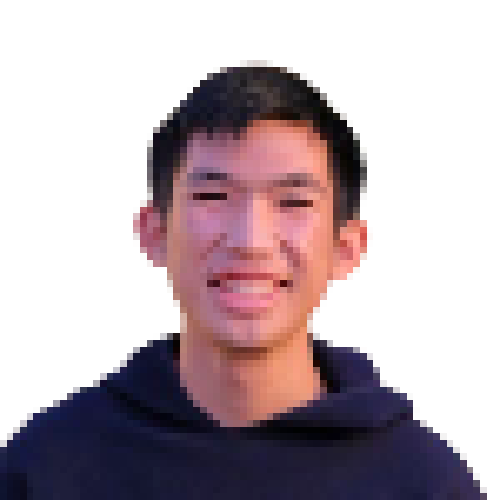
#> input picture art-source/justin.png, 500 x 500 px
$ python import_portrait.py
#> lines starting #> are read from the running program, lines starting #| are printed output that depends on the picture; after the words box and inside, x2 and y2 are one past the last pixel; in counts of white or black regions, pixels touching at a corner belong together
#!/usr/bin/env python3
"""
Turns a photo or drawing into a character portrait for the intro screen.

Sources live in art-source/ and are never modified. Each is trimmed to its
content, scaled to fit the portrait box and written to public/assets/ui/.

    python3 tools/import_portrait.py

Photos are downscaled a long way, so they are sharpened slightly afterwards;
without it a face turns to mush at this size. The alpha channel is scaled
alongside and re-hardened so the cutout keeps a clean edge instead of a halo
of semi-transparent pixels.
"""
import os

ROOT = os.path.normpath(os.path.join(os.path.dirname(__file__), '..'))
OUT = os.path.join(ROOT, 'public', 'assets', 'ui')

# slot -> (source file relative to art-source/, longest edge in pixels)
PORTRAITS = {
    # 60 is the tallest that clears the starter line-up standing on the
    # lab floor (y 58) without being clipped by the top of the screen.
    'portraitProfessor': ('justin.png', 60),
    # Trainers, shown on the field before they send anything out. The foe's
    # feet line is only 64px down the screen, so anything taller than this
    # has its head cut off by the top edge -- see TRAINER_BOTTOM.
    'trainerCalista': ('calista.png', 58),
    'trainerRitwin': ('ritwin.png', 58),
    'trainerBlake': ('blake.png', 58),
    'trainerArpit': ('arpit.png', 58),
}

# Alpha below this is treated as background, which keeps the cutout crisp.
ALPHA_CUTOFF = 110


def convert(Image, ImageEnhance, src_path, size):
#> called with src_path = 'art-source/justin.png', size = 60
    src = Image.open(src_path).convert('RGBA')
#> src is the input picture: PIL image 500x500 RGBA; mean R, G, B, A 44.1, 29.8, 35.6, 110.4
    box = src.getbbox()
#> box = (0, 60, 487, 500)
    if box is None:
        raise SystemExit(f'{src_path} is fully transparent')
    src = src.crop(box)
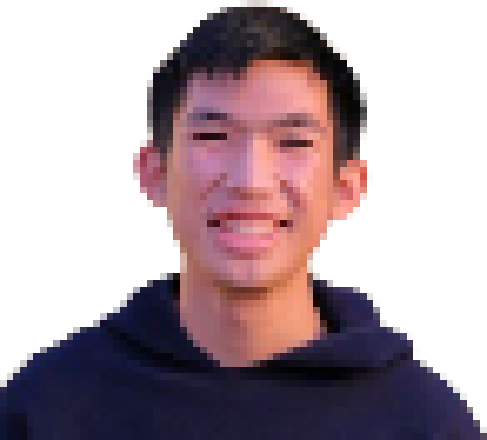
#> src: PIL image 487x440 RGBA; mean R, G, B, A 51.4, 34.8, 41.6, 128.9; transparent parts drawn white

    scale = min(size / src.width, size / src.height)
#> scale = 0.123
    target = (max(1, round(src.width * scale)), max(1, round(src.height * scale)))
#> target = (60, 54)

    small = src.resize(target, Image.LANCZOS)
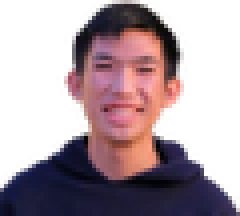
#> small: PIL image 60x54 RGBA (shown 4 times larger); mean R, G, B, A 54.8, 36.8, 44.4, 128.8; transparent parts drawn white
    # Sharpen colour only; sharpening alpha would fray the cutout edge.
    rgb = ImageEnhance.Sharpness(small.convert('RGB')).enhance(1.6)
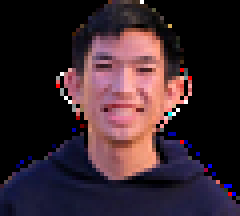
#> rgb: PIL image 60x54 RGB (shown 4 times larger); mean R, G, B 55.1, 37, 44.8
    alpha = small.getchannel('A').point(lambda v: 255 if v >= ALPHA_CUTOFF else 0)
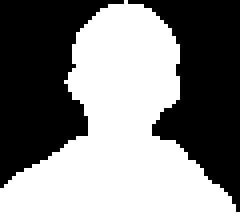
#> alpha: PIL image 60x54 L (shown 4 times larger); 51% white; 2 black regions, box (x1, y1, x2, y2) and area: (0, 0, 31, 47) 816, (32, 0, 60, 53) 773
    out = Image.merge('RGBA', (*rgb.split(), alpha))
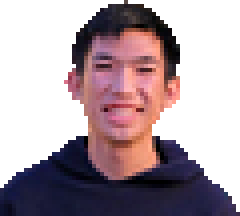
#> out: PIL image 60x54 RGBA (shown 4 times larger); mean R, G, B, A 55.1, 37, 44.8, 129.9; transparent parts drawn white

    # Drop any row or column left fully transparent by the hardening.
    box = out.getbbox()
#> box = (0, 0, 60, 54)
    return out.crop(box) if box else out


def build():
    from PIL import Image, ImageEnhance

    os.makedirs(OUT, exist_ok=True)
    for slot, (name, size) in PORTRAITS.items():
        src_path = os.path.join(ROOT, 'art-source', name)
        if not os.path.exists(src_path):
            print(f'  {slot}: no {name} in art-source/, skipping')
            continue
        img = convert(Image, ImageEnhance, src_path, size)
        dst = os.path.join(OUT, f'{slot}.png')
        img.save(dst)
        print(f'  {slot:20s} <- {name}  {img.width}x{img.height}  '
              f'{os.path.getsize(dst) / 1024:.1f} KB')
#|   portraitProfessor    <- justin.png  60x54  5.0 KB
#> pass 2 of the loop in build, `for slot, (name, size) in PORTRAITS.items():`:
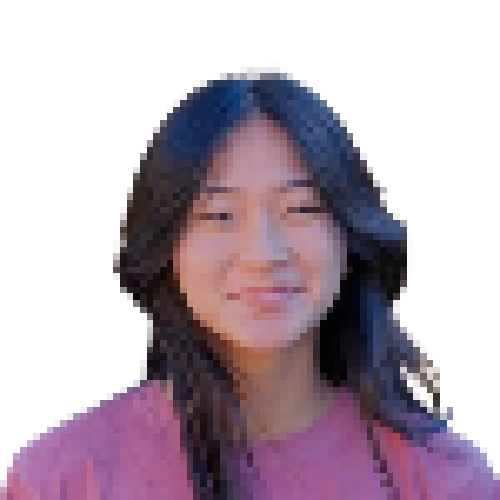
#> input picture art-source/calista.png, 500 x 500 px
#> in convert, src is the input picture: PIL image 500x500 RGBA; mean R, G, B, A 55.2, 40.7, 52.1, 124.5
#> in convert (call 2), `box = src.getbbox()`: box = (0, 60, 500, 500)
#> src: PIL image 500x440 RGBA
#> small: PIL image 58x51 RGBA
#> rgb: PIL image 58x51 RGB
#> in convert (call 2), `alpha = small.getchannel('A').point(lambda v: 255 if v >= ALPHA_CUTOFF..`:
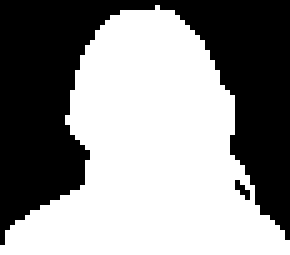
#> alpha: PIL image 58x51 L (shown 5 times larger); 55.8% white; 2 black regions (1 under 20 px), largest, box (x1, y1, x2, y2) and area: (0, 0, 58, 49) 1300
#> out: PIL image 58x51 RGBA
#> in convert (call 2), `box = out.getbbox()`: box = (0, 1, 58, 51)
#> in convert (call 2), `return out.crop(box) if box else out`:
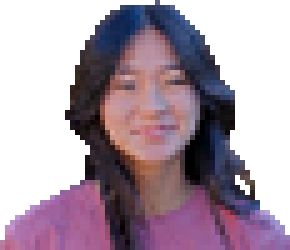
#> returned value: PIL image 58x50 RGBA (shown 5 times larger); mean R, G, B, A 68.4, 50.8, 65, 145.3; transparent parts drawn white
#|   trainerCalista       <- calista.png  58x50  5.3 KB
#> pass 3 of the loop in build, `for slot, (name, size) in PORTRAITS.items():`:
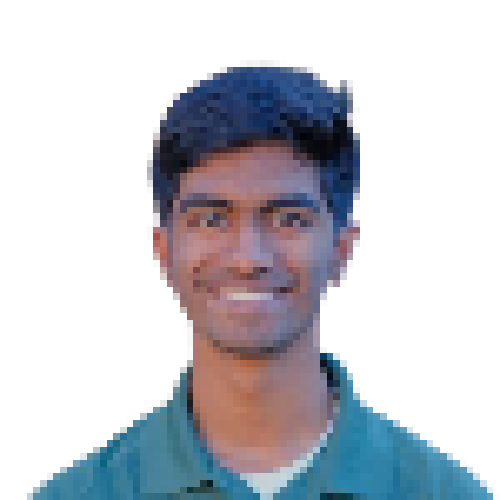
#> input picture art-source/ritwin.png, 500 x 500 px
#> in convert, src is the input picture: PIL image 500x500 RGBA; mean R, G, B, A 38.5, 40.4, 47.2, 93.2
#> in convert (call 3), `box = src.getbbox()`: box = (27, 60, 500, 500)
#> src: PIL image 473x440 RGBA
#> small: PIL image 58x54 RGBA
#> rgb: PIL image 58x54 RGB
#> in convert (call 3), `alpha = small.getchannel('A').point(lambda v: 255 if v >= ALPHA_CUTOFF..`:
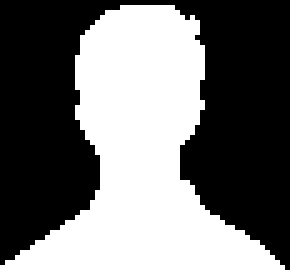
#> alpha: PIL image 58x54 L (shown 5 times larger); 44.4% white; 1 white region, box (x1, y1, x2, y2) and area: (0, 1, 57, 54) 1390
#> out: PIL image 58x54 RGBA
#> in convert (call 3), `box = out.getbbox()`: box = (0, 1, 57, 54)
#> in convert (call 3), `return out.crop(box) if box else out`:
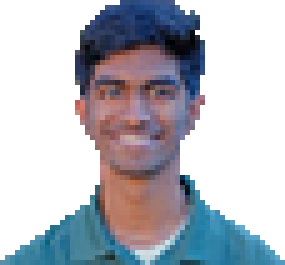
#> returned value: PIL image 57x53 RGBA (shown 5 times larger); mean R, G, B, A 52.1, 55.2, 65.2, 117.3; transparent parts drawn white
#|   trainerRitwin        <- ritwin.png  57x53  4.8 KB
#> the loop made 5 passes; the first 3 are shown
    print(f'-> {OUT}')


if __name__ == '__main__':
    build()
